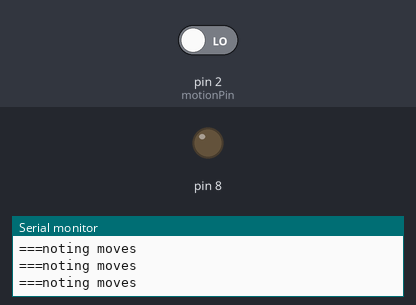
This sketch was run on a simulated Arduino Uno, built with avr-gcc and run on an emulated ATmega328P. Parts: output pins drawn as LEDs (lit = HIGH), the last lines printed to the serial monitor. The test bench sets the inputs (shaded band); at power-on: pin 2 (motionPin) LOW.

Above: at 1.8 s.
1.9 s: pin 2 (motionPin) driven HIGH
At 2.8 s:
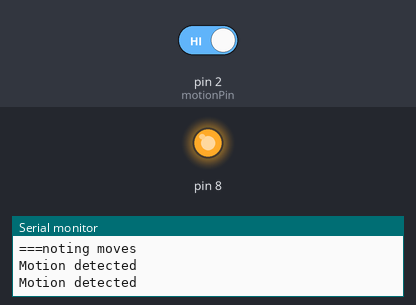
3.5 s: pin 2 (motionPin) driven LOW
At 3.9 s:
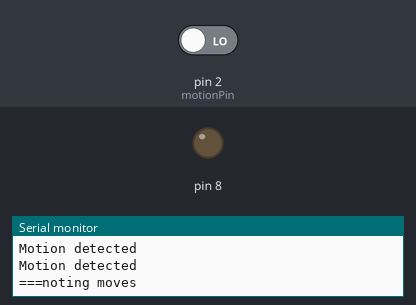
Timing chart, 0 to 6.5 s (numbered marks = the images above; inputs shaded):
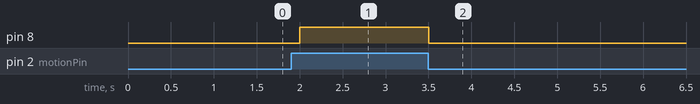

Measured:
- after the input at 1.9 s, pin 8: LOW → HIGH after 0.10 s
- after the input at 3.5 s, pin 8: HIGH → LOW at once

The sketch:

motion_final.ino
```cpp
int motionPin=2;
void setup() {
  Serial.begin(9600);
  pinMode(motionPin, INPUT);
  pinMode(8, OUTPUT);
}

void loop () {
  int motion = digitalRead(motionPin);
  if (motion) {
    Serial.println("Motion detected");
    digitalWrite(8,HIGH);
  } else{
    Serial.println("===noting moves");
    digitalWrite(8,LOW);
  }
  delay(500);
}
```
